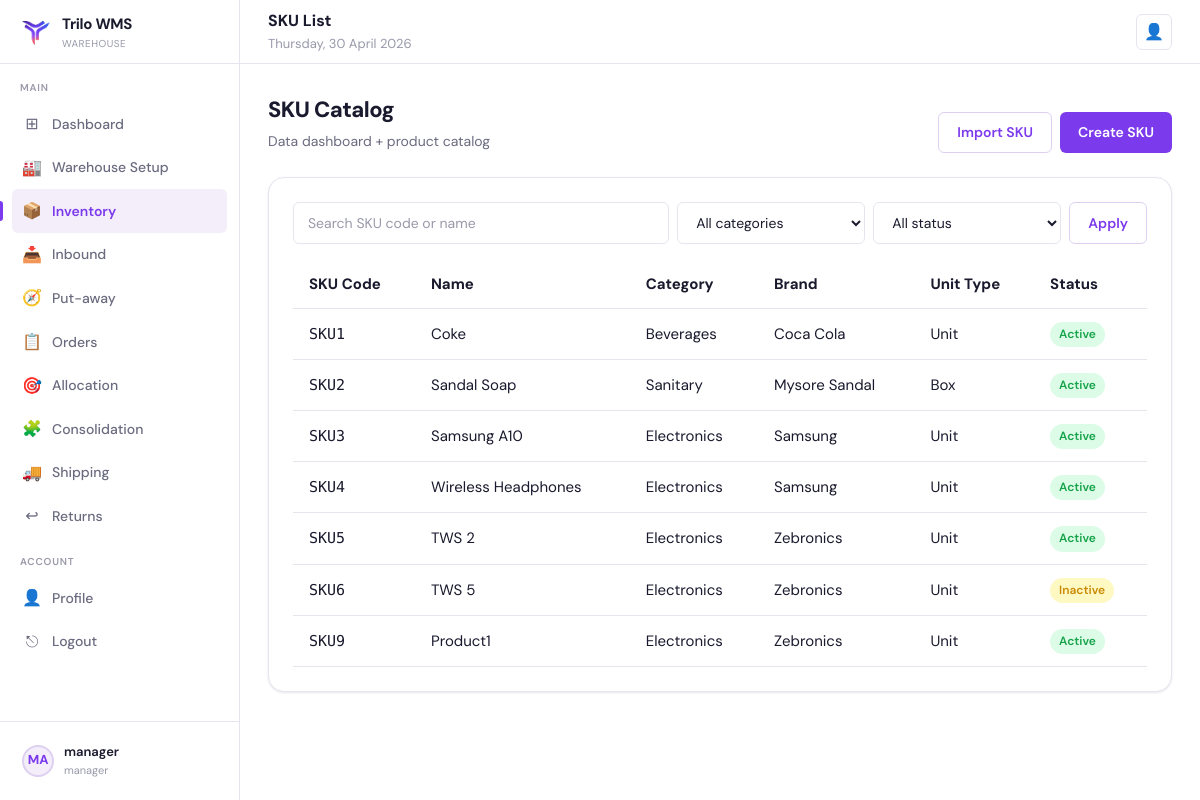
The app's page /inventory/skus/ (signed in) with its own data.
### core/models.py (models this page shows, shortened)
class User(AbstractUser):
    class Role(models.TextChoices):
        ADMIN = "admin", "Admin"
        MANAGER = "manager", "Manager"
        PICKER = "picker", "Picker"
        PUTAWAY = "putaway", "Putaway"
        PACKER = "packer", "Packer"
    role = models.CharField(max_length=20, choices=Role.choices, default=Role.PICKER)
    employee_id = models.CharField(max_length=32, unique=True)
    warehouse = models.CharField(max_length=120, blank=True, null=True)
    assigned_warehouse = models.ForeignKey(
        "Warehouse",
        on_delete=models.SET_NULL,
        null=True,
        blank=True,
        related_name="workers",
    )

class SKU(models.Model):
    class UnitType(models.TextChoices):
        UNIT = "unit", "Unit"
        BOX = "box", "Box"
        PALLET = "pallet", "Pallet"
    name = models.CharField(max_length=200)
    sku_code = models.CharField(max_length=80, unique=True)
    category = models.CharField(max_length=120, blank=True, default="")
    brand = models.CharField(max_length=120, blank=True, default="")
    unit_type = models.CharField(max_length=20, choices=UnitType.choices, default=UnitType.UNIT)
    weight = models.DecimalField(max_digits=10, decimal_places=2, default=0)
    dimensions = models.CharField(max_length=120, blank=True, default="")
    barcode = models.CharField(max_length=120, blank=True, default="")
    quantity = models.PositiveIntegerField(default=0)

### core/views.py (the view)
# urls.py: path("inventory/skus/", views.sku_list, name="sku_list"),
@login_required
@role_required("admin", "manager")
def sku_list(request):
    q = (request.GET.get("q") or "").strip()
    category = (request.GET.get("category") or "").strip()
    status = (request.GET.get("status") or "").strip()
    rows = SKU.objects.order_by("sku_code")
    if q:
        rows = rows.filter(Q(sku_code__icontains=q) | Q(name__icontains=q))
    if category:
        rows = rows.filter(category=category)
    if status == "active":
        rows = rows.filter(quantity__gt=0)
    elif status == "inactive":
        rows = rows.filter(quantity=0)
    categories = SKU.objects.exclude(category="").values_list("category", flat=True).distinct()
    return render(
        request,
        "inventory/sku_list.html",
        {"rows": rows, "q": q, "category": category, "status": status, "categories": categories, "today_str": now_date_str()},
    )

### core/utils.py (called while the page is built)
def now_date_str() -> str:
    return timezone.localdate().strftime("%A, %d %B %Y")

### core/templates/inventory/sku_list.html (shortened to what this page needs)
{% extends "base.html" %}
{% block header_title %}SKU List{% endblock %}
{% block content %}
<div class="page-header" style="display:flex;justify-content:space-between;align-items:flex-end;gap:16px;flex-wrap:wrap">
  <div><div class="page-title">SKU Catalog</div><div class="page-subtitle">Data dashboard + product catalog</div></div>
  <div style="display:flex;gap:8px"><button class="btn btn-outline">Import SKU</button><a class="btn btn-primary" href="/inventory/skus/create/">Create SKU</a></div>
</div>
<div class="card"><div class="card-body">
  <form method="get" style="display:grid;grid-template-columns:2fr 1fr 1fr auto;gap:8px;margin-bottom:16px">
    <input class="form-control" name="q" value="{{ q }}" placeholder="Search SKU code or name">
    <select class="form-control" name="category"><option value="">All categories</option>{% for c in categories %}<option value="{{ c }}" {% if c == category %}selected{% endif %}>{{ c }}</option>{% endfor %}</select>
    <select class="form-control" name="status"><option value="">All status</option></select>
    <button class="btn btn-outline" type="submit">Apply</button>
  </form>
  <table style="width:100%;border-collapse:collapse">
    <thead><tr style="background:var(--bg);border-bottom:1px solid var(--border)"><th style="padding:12px 16px;text-align:left">SKU Code</th><th style="padding:12px 16px;text-align:left">Name</th><th style="padding:12px 16px;text-align:left">Category</th><th style="padding:12px 16px;text-align:left">Brand</th><th style="padding:12px 16px;text-align:left">Unit Type</th><th style="padding:12px 16px;text-align:left">Status</th></tr></thead>
    <tbody>{% for s in rows %}<tr onclick="window.location='/inventory/skus/{{ s.id }}/'" style="cursor:pointer;border-bottom:1px solid var(--border)"><td style="padding:12px 16px;font-family:var(--mono)">{{ s.sku_code }}</td><td style="padding:12px 16px">{{ s.name }}</td><td style="padding:12px 16px">{{ s.category }}</td><td style="padding:12px 16px">{{ s.brand }}</td><td style="padding:12px 16px">{{ s.get_unit_type_display }}</td><td style="padding:12px 16px">{% if s.quantity > 0 %}<span class="badge badge-success">Active</span>{% else %}<span class="badge badge-warning">Inactive</span>{% endif %}</td></tr>{% empty %}<tr><td colspan="6" style="padding:16px" class="muted">No SKUs.</td></tr>{% endfor %}</tbody>
  </table>
</div></div>
{% endblock %}

### core/templates/base.html (shortened to what this page needs)
{% load static %}
<!DOCTYPE html>
<html lang="en">
<head>
  <link rel="stylesheet" href="{% static 'css/base.css' %}"/>
</head>
<body class="{% block body_class %}{% endblock %}">
  {% block layout %}
  <div class="layout">
    <aside class="sidebar">
      <div class="sidebar-logo">
        <div class="logo-icon"><img src="{% static 'images/TriloLogo.png' %}" alt="Trilo WMS" width="32" height="32" /></div>
        <div>
          <div class="logo-text">Trilo WMS</div>
          <div class="logo-sub">Warehouse</div>
        </div>
      </div>
      <nav class="sidebar-nav">
        <div class="nav-section-label">Main</div>
        <a class="nav-item {% if request.path == '/dashboard/' %}active{% endif %}" href="/dashboard/">
          <span class="nav-icon">⊞</span> Dashboard
        </a>
        {% if request.user.role == 'manager' %}
          <a class="nav-item {% if request.path|slice:":11" == '/warehouse/' %}active{% endif %}" href="/warehouse/">
            <span class="nav-icon">🏭</span> Warehouse Setup
          </a>
          <a class="nav-item {% if request.path|slice:":11" == '/inventory/' %}active{% endif %}" href="/inventory/">
            <span class="nav-icon">📦</span> Inventory
          </a>
          <a class="nav-item {% if request.path|slice:":9" == '/inbound/' %}active{% endif %}" href="/inbound/">
            <span class="nav-icon">📥</span> Inbound
          </a>
          <a class="nav-item {% if request.path|slice:":18" == '/inbound/putaway/' %}active{% endif %}" href="/inbound/putaway/tasks/">
            <span class="nav-icon">🧭</span> Put-away
          </a>
          <a class="nav-item {% if request.path|slice:":8" == '/orders/' %}active{% endif %}" href="/orders/">
            <span class="nav-icon">📋</span> Orders
          </a>
          <a class="nav-item {% if request.path|slice:":12" == '/allocation/' %}active{% endif %}" href="/allocation/">
            <span class="nav-icon">🎯</span> Allocation
          </a>
          <a class="nav-item {% if request.path|slice:":15" == '/consolidation/' %}active{% endif %}" href="/consolidation/">
            <span class="nav-icon">🧩</span> Consolidation
          </a>
          <a class="nav-item {% if request.path|slice:":10" == '/shipping/' %}active{% endif %}" href="/shipping/">
            <span class="nav-icon">🚚</span> Shipping
          </a>
          <a class="nav-item {% if request.path|slice:":9" == '/returns/' %}active{% endif %}" href="/returns/">
            <span class="nav-icon">↩</span> Returns
          </a>
        {% endif %}
        <div class="nav-section-label">Account</div>
        <a class="nav-item {% if request.path == '/profile/' %}active{% endif %}" href="/profile/">
          <span class="nav-icon">👤</span> Profile
        </a>
        <a class="nav-item" href="/logout/"><span class="nav-icon">⎋</span> Logout</a>
      </nav>
      <div class="sidebar-footer">
        <a class="sidebar-user" href="/profile/">
          <div class="user-avatar">{{ request.user.get_full_name|default:request.user.username|slice:":2"|upper }}</div>
          <div class="user-info">
            <div class="user-name">{{ request.user.get_full_name|default:request.user.username }}</div>
            <div class="user-role">{{ request.user.role|default:"" }}</div>
          </div>
        </a>
      </div>
    </aside>
    <header class="header">
      <div style="flex:1">
        <div class="header-title">{% block header_title %}Dashboard{% endblock %}</div>
        <div class="header-breadcrumb">{% block header_subtitle %}{{ today_str }}{% endblock %}</div>
      </div>
      <div class="header-actions">
        <a class="header-btn" href="/profile/" title="Profile">👤</a>
      </div>
    </header>
    <main class="main">
      {% block content %}{% endblock %}
    </main>
  </div>
  {% endblock %}
</body>
</html>

### records on screen
User: user.get_full_name "MA", user.get_full_name "manager", user.role "manager"
SKU: sku_code "SKU1", name "Coke", category "Beverages", brand "Coca Cola", unit_type "Unit", quantity "Active"
SKU: sku_code "SKU2", name "Sandal Soap", category "Sanitary", brand "Mysore Sandal", unit_type "Box", quantity "Active"
SKU: sku_code "SKU3", name "Samsung A10", category "Electronics", brand "Samsung", unit_type "Unit", quantity "Active"
SKU: sku_code "SKU4", name "Wireless Headphones", category "Electronics", brand "Samsung", unit_type "Unit", quantity "Active"
SKU: sku_code "SKU5", name "TWS 2", category "Electronics", brand "Zebronics", unit_type "Unit", quantity "Active"
SKU: sku_code "SKU6", name "TWS 5", category "Electronics", brand "Zebronics", unit_type "Unit", quantity "Inactive"
SKU: sku_code "SKU9", name "Product1", category "Electronics", brand "Zebronics", unit_type "Unit", quantity "Active"

### other values on screen
{{ today_str }} "Thursday, 30 April 2026"
